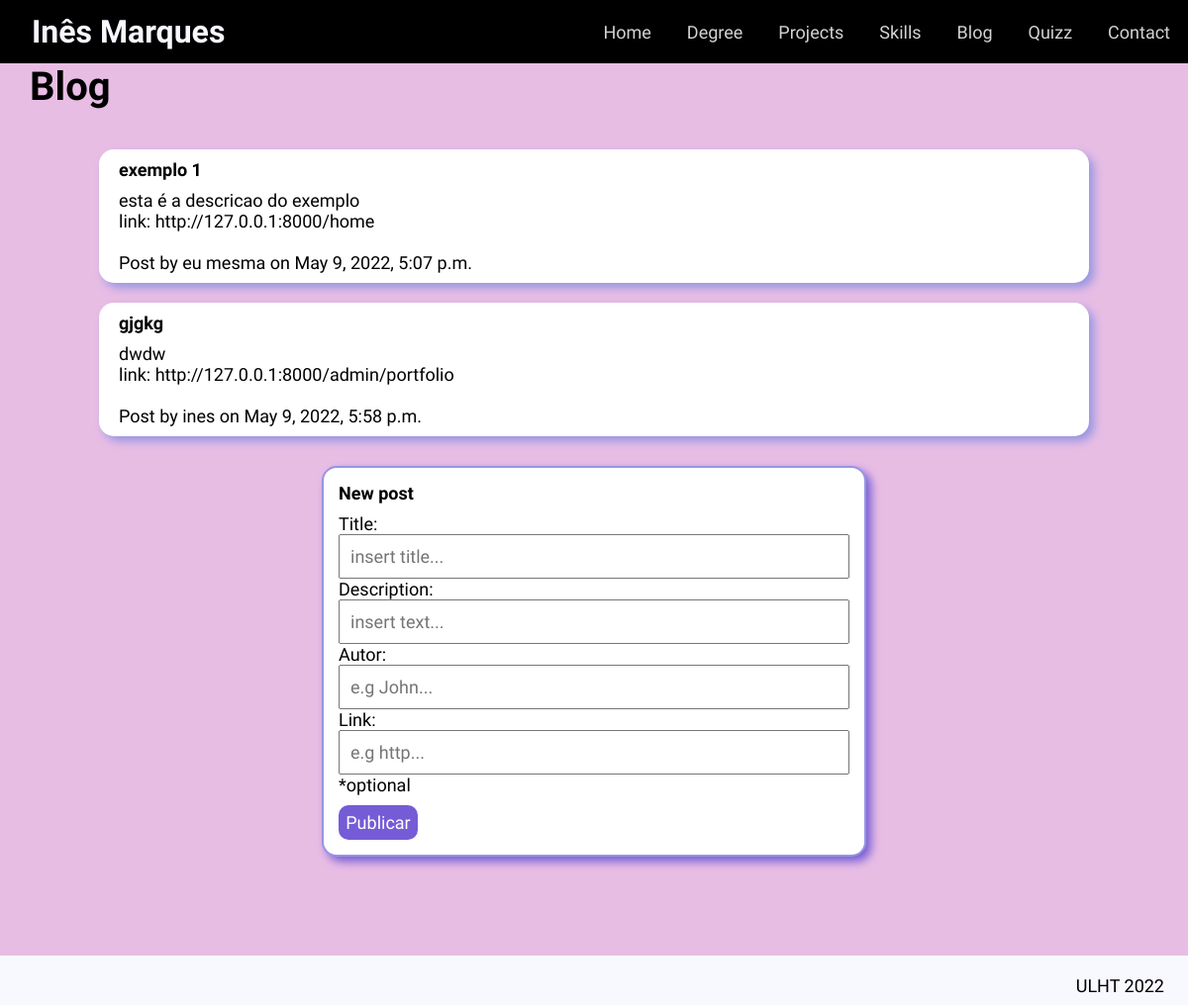
Page /blog on the committed database.
### portfolio/models.py (models this page shows, shortened)
class Post(models.Model):
    titulo = models.CharField(max_length=50)
    descricao = models.TextField()
    autor = models.CharField(max_length=100)
    criado = models.DateTimeField(auto_now_add=True)
    link = models.URLField(blank=True)

### portfolio/views.py (the view)
# urls.py: path('blog', views.blog_page_view, name='blog'),
def blog_page_view(request):
    form = PostForm(request.POST or None)
    if form.is_valid():
        form.save()
        return HttpResponseRedirect(reverse('portfolio:blog'))
    context = {
        'posts': Post.objects.all(),
        'form': form
    }
    return render(request, 'portfolio/blog.html', context)

### portfolio/forms.py
class PostForm(ModelForm):
    class Meta:
        model = Post
        fields = '__all__'
        widgets = {
            'titulo': forms.TextInput(attrs={'class': 'form-control', 'placeholder': 'insert title...'}),
            'descricao': forms.TextInput(attrs={'class': 'form-control', 'placeholder': 'insert text...'}),
            'link': forms.TextInput(attrs={'class': 'form-control', 'placeholder': 'e.g http...'}),
            'autor': forms.TextInput(attrs={'class': 'form-control', 'placeholder': 'e.g John...'}),
        }
        labels = {
            'titulo': 'Title',
            'descricao': 'Description',
            'link': 'Link',
            'autor': 'Autor',
        }
        help_texts = {
            'link': '*optional',
        }

### portfolio/templates/portfolio/blog.html (shortened to what this page needs)
<!DOCTYPE html>
<html lang="en">
<head>
</head>
<body>
    {% extends 'portfolio/layout.html' %}
    {% block main %}
        <div class = "introblog">
            <h1>Blog</h1>
        </div>
        <div class = "listaposts">
            {% for post in posts %}
                <div>
                    <h2>{{ post.titulo }}</h2>
                    <p>{{ post.descricao }}
                    <br>
                    {% if post.link != null %}
                        link: {{ post.link }}
                    {% endif %}</p>
                    <br>
                    Post by {{ post.autor }} on {{ post.criado }}
                    <br>
                </div>
            {% endfor %}
        </div>
        <div class = "novopost">
            <form action="" method="POST">
            <h2>New post</h2>
            {{ form.as_p }}
            <input type="submit" value="Publicar" class="botaosubmeter">
            </form>
        </div>
    {% endblock main %}

### portfolio/static/portfolio/css/layoutstyle.css (style rules this page uses)
* { padding: 0; margin: 0; box-sizing: border-box; font-family: 'Quicksand', sans-serif; font-size: 18px; }
h1 { font-size: 40px; padding-bottom: 10px; }
form { display: block; width: 550px; vertical-align: middle; margin: auto; border-radius: 15px; padding: 15px; }
form > h2 { padding-bottom: 10px; }
.botaosubmeter { margin-top: 10px; width: 80px; height: 35px; border: 2px solid #755cd6; background-color: #755cd6; color: white; border-radius: 10px; padding: unset; }

### portfolio/static/portfolio/css/blogstyle.css (style rules this page uses)
.introblog { padding-right: 30px; padding-left: 30px; background-color: #e8bde4; }
.listaposts { background-color: #e8bde4; display: flex; flex-flow: row wrap; justify-content: space-around; align-items: center; vertical-align: middle; padding: 20px 10px; }
.novopost { background-color: #e8bde4; padding-bottom: 100px; }
.novopost > form { background-color: white; border: 2px solid #9695e2; box-shadow: 5px 5px 10px #755cd6; }
.listaposts div { margin: 10px; width: 1000px; padding: 10px 20px; background: #fff; border-radius: 15px; box-shadow: 5px 5px 10px #9695e2; }
.listaposts h2 { padding-bottom: 10px; }
input[type="text"] { width: 100%; padding: 10px; }

### rows in the picture
Post: titulo "exemplo 1", descricao "esta é a descricao do exemplo", link "http://127.0.0.1:8000/home", autor "eu mesma", criado "May 9, 2022, 5:07 p.m."
Post: titulo "gjgkg", descricao "dwdw", link "http://127.0.0.1:8000/admin/portfolio", autor "ines", criado "May 9, 2022, 5:58 p.m."
